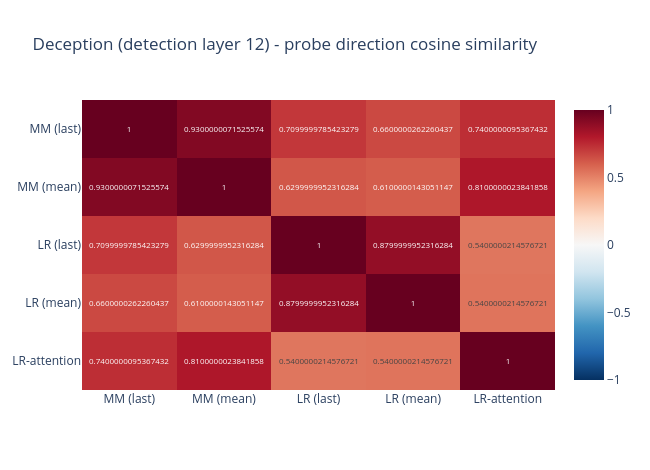

The notebook cell this image was saved under:
### Code cell
# Direction geometry: are the five probes finding the SAME direction, or different ones?
_ = probe_direction_cosines(dec_grid, dec_train_mean[:, L, :], dec_train_last[:, L, :],
                            dec_train_labels, f"Deception (detection layer {L})")

### Figure 1 — Plotly figure (JSON) as saved in the notebook; plotly's stock layout.template omitted (floating-point values rounded to 4 significant figures)
{"data": [{"colorscale": [[0, "rgb(103,0,31)"], [0.1, "rgb(178,24,43)"], [0.2, "rgb(214,96,77)"], [0.3, "rgb(244,165,130)"], [0.4, "rgb(253,219,199)"], [0.5, "rgb(247,247,247)"], [0.6, "rgb(209,229,240)"], [0.7, "rgb(146,197,222)"], [0.8, "rgb(67,147,195)"], [0.9, "rgb(33,102,172)"], [1, "rgb(5,48,97)"]], "reversescale": true, "text": [[1.0, 0.93, 0.71, 0.66, 0.74], [0.93, 1.0, 0.63, 0.61, 0.81], [0.71, 0.63, 1.0, 0.88, 0.54], [0.66, 0.61, 0.88, 1.0, 0.54], [0.74, 0.81, 0.54, 0.54, 1.0]], "texttemplate": "%{text}", "type": "heatmap", "x": ["MM (last)", "MM (mean)", "LR (last)", "LR (mean)", "LR-attention"], "y": ["MM (last)", "MM (mean)", "LR (last)", "LR (mean)", "LR-attention"], "z": [[1.0, 0.927, 0.7139, 0.6638, 0.7389], [0.927, 1.0, 0.6253, 0.6085, 0.8119], [0.7139, 0.6253, 1.0, 0.8828, 0.5376], [0.6638, 0.6085, 0.8828, 1.0, 0.5423], [0.7389, 0.8119, 0.5376, 0.5423, 1.0]], "zmax": 1, "zmin": -1}], "layout": {"height": 470, "title": {"text": "Deception (detection layer 12) - probe direction cosine similarity"}, "width": 650, "yaxis": {"autorange": "reversed"}}}
